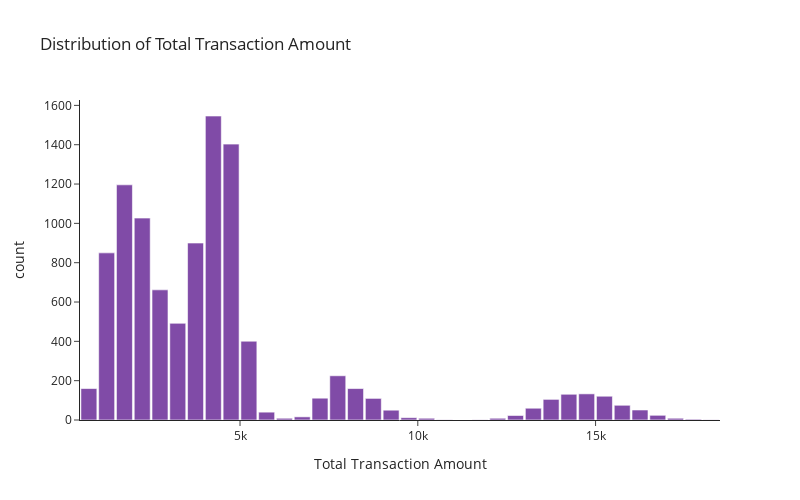

The code cell stored with this chart in its notebook:
### Markdown cell above
## Log transformation trial

### Code cell
fig = px.histogram(
    df,
    x="Total_Trans_Amt",
    nbins=40,  # adjust for bin granularity
    title="Distribution of Total Transaction Amount",
    labels={"Total_Trans_Amt": "Total Transaction Amount"},
    opacity=0.7,
    color_discrete_sequence=["indigo"]
)

fig.update_layout(
    bargap=0.1,
    template="simple_white",
    width=800,
    height=500
)

fig.show()

### Figure 1 — Plotly figure (JSON) as saved in the notebook; plotly's stock layout.template omitted (floating-point values rounded to 4 significant figures; data arrays with more than 128 entries replaced by an {"elided": "..."} marker saying what was removed)
{"data": [{"bingroup": "x", "hovertemplate": "Total Transaction Amount=%{x}<br>count=%{y}<extra></extra>", "legendgroup": "", "marker": {"color": "indigo", "opacity": 0.7, "pattern": {"shape": ""}}, "name": "", "nbinsx": 40, "orientation": "v", "showlegend": false, "type": "histogram", "x": {"elided": "10127 int values"}, "xaxis": "x", "yaxis": "y"}], "layout": {"bargap": 0.1, "barmode": "relative", "height": 500, "legend": {"tracegroupgap": 0}, "title": {"text": "Distribution of Total Transaction Amount"}, "width": 800, "xaxis": {"anchor": "y", "domain": [0, 1], "title": {"text": "Total Transaction Amount"}}, "yaxis": {"anchor": "x", "domain": [0, 1], "title": {"text": "count"}}}}
